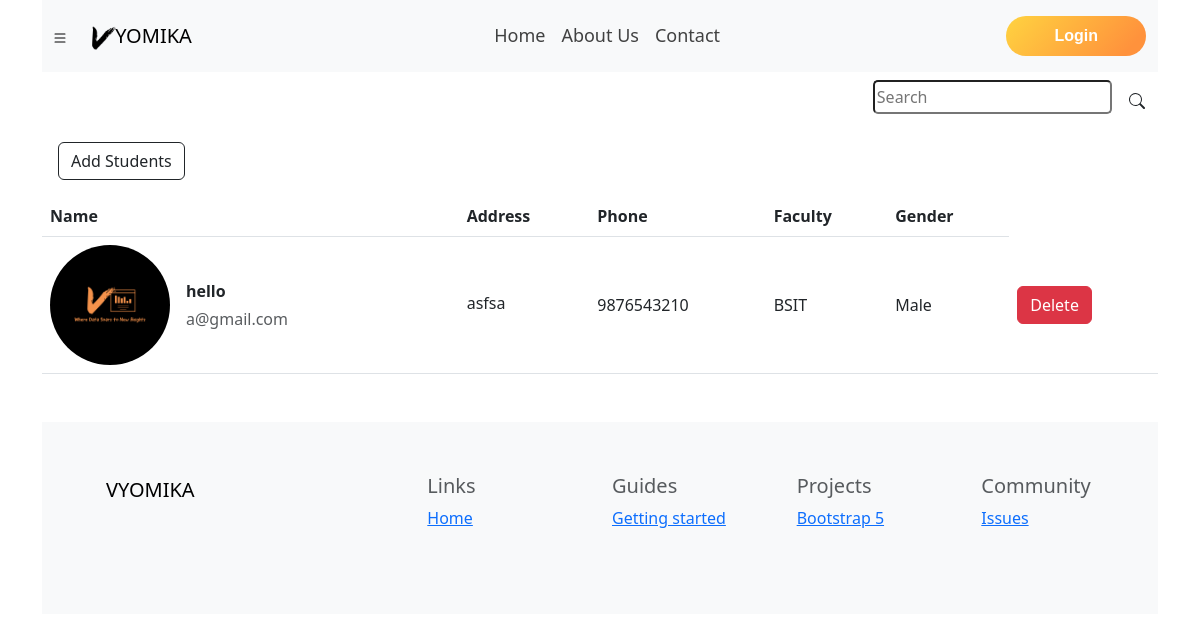
The app's page /management/faculty/bsitstudents/, older data.
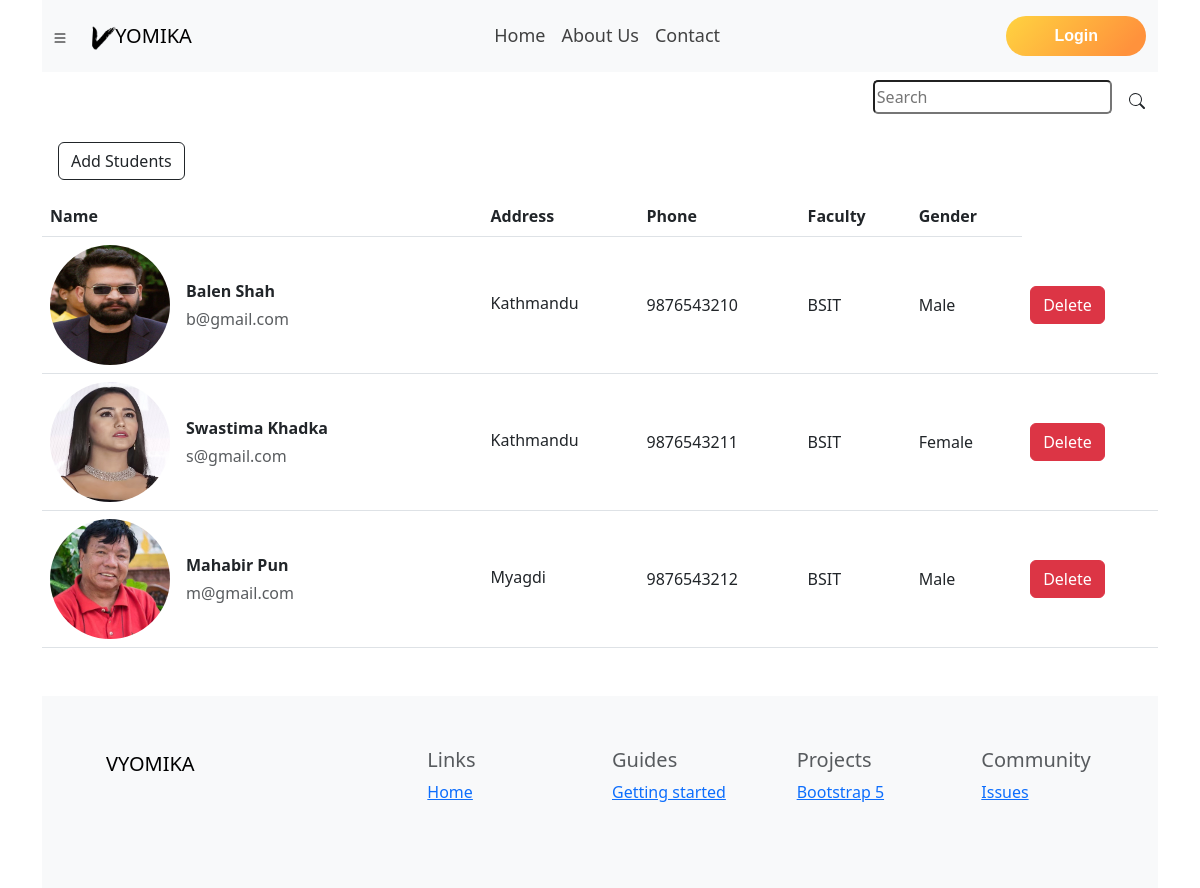
The same page, newer data.
### Student/models.py (models this page shows, shortened)
class Student(models.Model):
    std_id = models.AutoField(primary_key=True)
    stdname = models.CharField(default='', max_length=55)
    stdemail = models.CharField(default='', max_length=100)
    stdadd = models.CharField(default='', max_length=255)
    stdphone = models.CharField(default='', max_length=10)
    stdfaculty = models.CharField(default='', max_length=55)
    stdgender = models.CharField(default='', max_length=6)
    stdimage = models.ImageField(default='', upload_to='stdimg')

### Student/views.py (the view)
# urls.py: path('faculty/bsitstudents/', views.bsit, name = 'bsitstudent'),
def bsit(request):
    student = Student.objects.filter(stdfaculty='BSIT')
    return render(request, 'Student/bsitstudents.html', {'student':student})

### templates/Student/bsitstudents.html (shortened to what this page needs)
{% extends 'base.html' %}
{% block body %}
<a href="addStudent/"><button type="button" class="btn btn-outline-dark m-3">Add Students</button></a>
<table class="table align-middle mb-0 bg-white">
    <thead class="bg-light">
        <tr>
            <th>Name</th>
            <th>Address</th>
            <th>Phone</th>
            <th>Faculty</th>
            <th>Gender</th>
        </tr>
    </thead>
    <tbody>
        {% for std in student %}
        <tr>
            <td>
                <div class="d-flex align-items-center">
                    <img src="/media/{{std.stdimage}}" alt="" style="width: 120px; height: 120px"
                        class="rounded-circle" />
                    <div class="ms-3">
                        <p class="fw-bold mb-1">{{std.stdname}}</p>
                        <p class="text-muted mb-0">{{std.stdemail}}</p>
                    </div>
                </div>
            </td>
            <td>
                <p class="fw-normal mb-1">{{std.stdadd}}</p>
            </td>
            <td>{{std.stdphone}}</td>
            <td>{{std.stdfaculty}}</td>
            <td>{{std.stdgender}}</td>
            <td>
                <form action="{% url 'delete_student' std.std_id %}" method="POST">
                    <button type="submit" class="btn btn-danger">Delete</button>
                </form>
            </td>
        </tr>
        {% endfor %}
    </tbody>
</table>
{% endblock %}

Row changes from the older to the newer data that the page shows:
removed Student: stdimage (picture), stdname "hello", stdemail "a@gmail.com", stdadd "asfsa", stdphone "9876543210", stdfaculty "BSIT", stdgender "Male"
added Student: stdimage (picture), stdname "Balen Shah", stdemail "b@gmail.com", stdadd "Kathmandu", stdphone "9876543210", stdfaculty "BSIT", stdgender "Male"
added Student: stdimage (picture), stdname "Swastima Khadka", stdemail "s@gmail.com", stdadd "Kathmandu", stdphone "9876543211", stdfaculty "BSIT", stdgender "Female"
added Student: stdimage (picture), stdname "Mahabir Pun", stdemail "m@gmail.com", stdadd "Myagdi", stdphone "9876543212", stdfaculty "BSIT", stdgender "Male"
